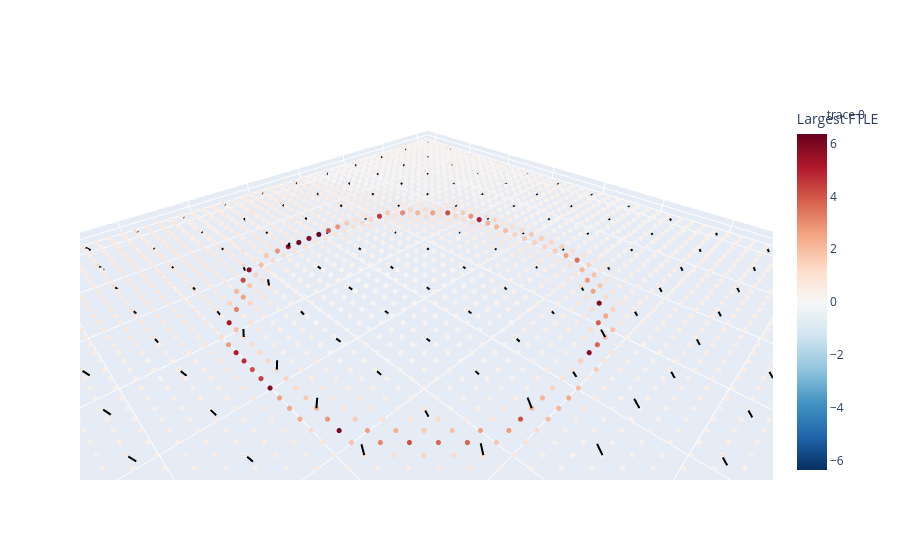

The notebook cell saved with this chart:
### Code cell
X3 = plane_points[:, :, 0]
Y3 = plane_points[:, :, 1]
Z3 = plane_points[:, :, 2]

m = np.max(np.abs(lyap_grid))

fig = go.Figure()

fig.add_trace(
    go.Scatter3d(
        x=X3.ravel(),
        y=Y3.ravel(),
        z=Z3.ravel(),
        mode='markers',
        marker=dict(
            size=3,
            color=lyap_grid.ravel(),
            colorscale='RdBu_r',
            cmin=-m,
            cmax=m,
            colorbar=dict(title='Largest FTLE')
        )
    )
)

skip = 4

for i in range(0, X3.shape[1], skip):
    for j in range(0, X3.shape[0], skip):

        x0 = X3[j,i]
        y0 = Y3[j,i]
        z0 = Z3[j,i]

        v = max_dirs[j,i]

        scale = 0.05
        fig.add_trace(
            go.Scatter3d(
                x=[x0, x0 + scale*v[0]],
                y=[y0, y0 + scale*v[1]],
                z=[z0, z0 + scale*v[2]],
                mode='lines',
                line=dict(color='black', width=4),
                showlegend=False
            )
        )

fig.update_layout(
    scene=dict(
        aspectmode='data',
        xaxis_title="x1",
        yaxis_title="x2"
    )
)

fig.show()

fig.write_html(
    save_dir / "general_72_unstd_3ds_1ftle_46.html",
    include_plotlyjs="cdn"
)

### Figure 1 — Plotly figure (JSON) as saved in the notebook; plotly's stock layout.template omitted (floating-point values rounded to 4 significant figures; data arrays with more than 128 entries replaced by an {"elided": "..."} marker saying what was removed)
{"data": [{"marker": {"cmax": 6.362, "cmin": -6.362, "color": {"elided": "2500 float values"}, "colorbar": {"title": {"text": "Largest FTLE"}}, "colorscale": [[0, "rgb(5,48,97)"], [0.1, "rgb(33,102,172)"], [0.2, "rgb(67,147,195)"], [0.3, "rgb(146,197,222)"], [0.4, "rgb(209,229,240)"], [0.5, "rgb(247,247,247)"], [0.6, "rgb(253,219,199)"], [0.7, "rgb(244,165,130)"], [0.8, "rgb(214,96,77)"], [0.9, "rgb(178,24,43)"], [1, "rgb(103,0,31)"]], "size": 3}, "mode": "markers", "type": "scatter3d", "x": {"elided": "2500 float values"}, "y": {"elided": "2500 float values"}, "z": {"elided": "2500 float values"}}, {"line": {"color": "black", "width": 4}, "mode": "lines", "showlegend": false, "type": "scatter3d", "x": [-2, -2.032], "y": [-2, -1.995], "z": [0, -0.03812]}, {"line": {"color": "black", "width": 4}, "mode": "lines", "showlegend": false, "type": "scatter3d", "x": [-2, -2.032], "y": [-1.673, -1.668], "z": [0, -0.03801]}, {"line": {"color": "black", "width": 4}, "mode": "lines", "showlegend": false, "type": "scatter3d", "x": [-2, -2.032], "y": [-1.347, -1.342], "z": [0, -0.03798]}, {"line": {"color": "black", "width": 4}, "mode": "lines", "showlegend": false, "type": "scatter3d", "x": [-2, -2.032], "y": [-1.02, -1.015], "z": [0, -0.0381]}, {"line": {"color": "black", "width": 4}, "mode": "lines", "showlegend": false, "type": "scatter3d", "x": [-2, -2.031], "y": [-0.6939, -0.6877], "z": [0, -0.03836]}, {"line": {"color": "black", "width": 4}, "mode": "lines", "showlegend": false, "type": "scatter3d", "x": [-2, -2.031], "y": [-0.3673, -0.359], "z": [0, -0.0386]}, {"line": {"color": "black", "width": 4}, "mode": "lines", "showlegend": false, "type": "scatter3d", "x": [-2, -2.031], "y": [-0.04082, -0.03287], "z": [0, -0.03877]}, {"line": {"color": "black", "width": 4}, "mode": "lines", "showlegend": false, "type": "scatter3d", "x": [-2, -2.03], "y": [0.2857, 0.2939], "z": [0, -0.03907]}, {"line": {"color": "black", "width": 4}, "mode": "lines", "showlegend": false, "type": "scatter3d", "x": [-2, -2.024], "y": [0.6122, 0.63], "z": [0, -0.03992]}, {"line": {"color": "black", "width": 4}, "mode": "lines", "showlegend": false, "type": "scatter3d", "x": [-2, -2.022], "y": [0.9388, 0.9588], "z": [0, -0.04026]}, {"line": {"color": "black", "width": 4}, "mode": "lines", "showlegend": false, "type": "scatter3d", "x": [-2, -2.018], "y": [1.265, 1.289], "z": [0, -0.04035]}, {"line": {"color": "black", "width": 4}, "mode": "lines", "showlegend": false, "type": "scatter3d", "x": [-2, -2.014], "y": [1.592, 1.619], "z": [0, -0.03931]}, {"line": {"color": "black", "width": 4}, "mode": "lines", "showlegend": false, "type": "scatter3d", "x": [-2, -2.014], "y": [1.918, 1.946], "z": [0, -0.03921]}, {"line": {"color": "black", "width": 4}, "mode": "lines", "showlegend": false, "type": "scatter3d", "x": [-1.673, -1.707], "y": [-2, -1.997], "z": [0, -0.037]}, {"line": {"color": "black", "width": 4}, "mode": "lines", "showlegend": false, "type": "scatter3d", "x": [-1.673, -1.706], "y": [-1.673, -1.669], "z": [0, -0.03781]}, {"line": {"color": "black", "width": 4}, "mode": "lines", "showlegend": false, "type": "scatter3d", "x": [-1.673, -1.705], "y": [-1.347, -1.342], "z": [0, -0.03845]}, {"line": {"color": "black", "width": 4}, "mode": "lines", "showlegend": false, "type": "scatter3d", "x": [-1.673, -1.705], "y": [-1.02, -1.016], "z": [0, -0.03819]}, {"line": {"color": "black", "width": 4}, "mode": "lines", "showlegend": false, "type": "scatter3d", "x": [-1.673, -1.705], "y": [-0.6939, -0.6879], "z": [0, -0.03832]}, {"line": {"color": "black", "width": 4}, "mode": "lines", "showlegend": false, "type": "scatter3d", "x": [-1.673, -1.704], "y": [-0.3673, -0.3596], "z": [0, -0.03862]}, {"line": {"color": "black", "width": 4}, "mode": "lines", "showlegend": false, "type": "scatter3d", "x": [-1.673, -1.704], "y": [-0.04082, -0.03284], "z": [0, -0.03877]}, {"line": {"color": "black", "width": 4}, "mode": "lines", "showlegend": false, "type": "scatter3d", "x": [-1.673, -1.703], "y": [0.2857, 0.2952], "z": [0, -0.03946]}, {"line": {"color": "black", "width": 4}, "mode": "lines", "showlegend": false, "type": "scatter3d", "x": [-1.673, -1.7], "y": [0.6122, 0.6252], "z": [0, -0.04021]}, {"line": {"color": "black", "width": 4}, "mode": "lines", "showlegend": false, "type": "scatter3d", "x": [-1.673, -1.694], "y": [0.9388, 0.9596], "z": [0, -0.04037]}, {"line": {"color": "black", "width": 4}, "mode": "lines", "showlegend": false, "type": "scatter3d", "x": [-1.673, -1.688], "y": [1.265, 1.292], "z": [0, -0.03978]}, {"line": {"color": "black", "width": 4}, "mode": "lines", "showlegend": false, "type": "scatter3d", "x": [-1.673, -1.685], "y": [1.592, 1.621], "z": [0, -0.03885]}, {"line": {"color": "black", "width": 4}, "mode": "lines", "showlegend": false, "type": "scatter3d", "x": [-1.673, -1.684], "y": [1.918, 1.948], "z": [0, -0.03909]}, {"line": {"color": "black", "width": 4}, "mode": "lines", "showlegend": false, "type": "scatter3d", "x": [-1.347, -1.379], "y": [-2, -1.996], "z": [0, -0.03802]}, {"line": {"color": "black", "width": 4}, "mode": "lines", "showlegend": false, "type": "scatter3d", "x": [-1.347, -1.379], "y": [-1.673, -1.67], "z": [0, -0.03795]}, {"line": {"color": "black", "width": 4}, "mode": "lines", "showlegend": false, "type": "scatter3d", "x": [-1.347, -1.38], "y": [-1.347, -1.345], "z": [0, -0.03739]}, {"line": {"color": "black", "width": 4}, "mode": "lines", "showlegend": false, "type": "scatter3d", "x": [-1.347, -1.379], "y": [-1.02, -1.017], "z": [0, -0.0382]}, {"line": {"color": "black", "width": 4}, "mode": "lines", "showlegend": false, "type": "scatter3d", "x": [-1.347, -1.379], "y": [-0.6939, -0.6888], "z": [0, -0.03842]}, {"line": {"color": "black", "width": 4}, "mode": "lines", "showlegend": false, "type": "scatter3d", "x": [-1.347, -1.378], "y": [-0.3673, -0.3609], "z": [0, -0.03858]}, {"line": {"color": "black", "width": 4}, "mode": "lines", "showlegend": false, "type": "scatter3d", "x": [-1.347, -1.377], "y": [-0.04082, -0.03206], "z": [0, -0.03901]}, {"line": {"color": "black", "width": 4}, "mode": "lines", "showlegend": false, "type": "scatter3d", "x": [-1.347, -1.376], "y": [0.2857, 0.2956], "z": [0, -0.03959]}, {"line": {"color": "black", "width": 4}, "mode": "lines", "showlegend": false, "type": "scatter3d", "x": [-1.347, -1.373], "y": [0.6122, 0.6253], "z": [0, -0.04031]}, {"line": {"color": "black", "width": 4}, "mode": "lines", "showlegend": false, "type": "scatter3d", "x": [-1.347, -1.363], "y": [0.9388, 0.9636], "z": [0, -0.04019]}, {"line": {"color": "black", "width": 4}, "mode": "lines", "showlegend": false, "type": "scatter3d", "x": [-1.347, -1.36], "y": [1.265, 1.293], "z": [0, -0.0394]}, {"line": {"color": "black", "width": 4}, "mode": "lines", "showlegend": false, "type": "scatter3d", "x": [-1.347, -1.358], "y": [1.592, 1.622], "z": [0, -0.03857]}, {"line": {"color": "black", "width": 4}, "mode": "lines", "showlegend": false, "type": "scatter3d", "x": [-1.347, -1.356], "y": [1.918, 1.949], "z": [0, -0.03852]}, {"line": {"color": "black", "width": 4}, "mode": "lines", "showlegend": false, "type": "scatter3d", "x": [-1.02, -1.053], "y": [-2, -1.997], "z": [0, -0.03761]}, {"line": {"color": "black", "width": 4}, "mode": "lines", "showlegend": false, "type": "scatter3d", "x": [-1.02, -1.053], "y": [-1.673, -1.671], "z": [0, -0.03791]}, {"line": {"color": "black", "width": 4}, "mode": "lines", "showlegend": false, "type": "scatter3d", "x": [-1.02, -1.053], "y": [-1.347, -1.344], "z": [0, -0.0378]}, {"line": {"color": "black", "width": 4}, "mode": "lines", "showlegend": false, "type": "scatter3d", "x": [-1.02, -1.053], "y": [-1.02, -1.019], "z": [0, -0.03782]}, {"line": {"color": "black", "width": 4}, "mode": "lines", "showlegend": false, "type": "scatter3d", "x": [-1.02, -1.052], "y": [-0.6939, -0.6941], "z": [0, -0.03889]}, {"line": {"color": "black", "width": 4}, "mode": "lines", "showlegend": false, "type": "scatter3d", "x": [-1.02, -1.052], "y": [-0.3673, -0.3672], "z": [0, -0.03864]}, {"line": {"color": "black", "width": 4}, "mode": "lines", "showlegend": false, "type": "scatter3d", "x": [-1.02, -1.051], "y": [-0.04082, -0.04036], "z": [0, -0.03953]}, {"line": {"color": "black", "width": 4}, "mode": "lines", "showlegend": false, "type": "scatter3d", "x": [-1.02, -1.051], "y": [0.2857, 0.291], "z": [0, -0.03946]}, {"line": {"color": "black", "width": 4}, "mode": "lines", "showlegend": false, "type": "scatter3d", "x": [-1.02, -1.045], "y": [0.6122, 0.6274], "z": [0, -0.04076]}, {"line": {"color": "black", "width": 4}, "mode": "lines", "showlegend": false, "type": "scatter3d", "x": [-1.02, -1.035], "y": [0.9388, 0.9651], "z": [0, -0.03982]}, {"line": {"color": "black", "width": 4}, "mode": "lines", "showlegend": false, "type": "scatter3d", "x": [-1.02, -1.032], "y": [1.265, 1.293], "z": [0, -0.03961]}, {"line": {"color": "black", "width": 4}, "mode": "lines", "showlegend": false, "type": "scatter3d", "x": [-1.02, -1.026], "y": [1.592, 1.624], "z": [0, -0.03778]}, {"line": {"color": "black", "width": 4}, "mode": "lines", "showlegend": false, "type": "scatter3d", "x": [-1.02, -1.029], "y": [1.918, 1.949], "z": [0, -0.03828]}, {"line": {"color": "black", "width": 4}, "mode": "lines", "showlegend": false, "type": "scatter3d", "x": [-0.6939, -0.7268], "y": [-2, -1.997], "z": [0, -0.03748]}, {"line": {"color": "black", "width": 4}, "mode": "lines", "showlegend": false, "type": "scatter3d", "x": [-0.6939, -0.7266], "y": [-1.673, -1.671], "z": [0, -0.03773]}, {"line": {"color": "black", "width": 4}, "mode": "lines", "showlegend": false, "type": "scatter3d", "x": [-0.6939, -0.7262], "y": [-1.347, -1.347], "z": [0, -0.03811]}, {"line": {"color": "black", "width": 4}, "mode": "lines", "showlegend": false, "type": "scatter3d", "x": [-0.6939, -0.7261], "y": [-1.02, -1.022], "z": [0, -0.03815]}, {"line": {"color": "black", "width": 4}, "mode": "lines", "showlegend": false, "type": "scatter3d", "x": [-0.6939, -0.7285], "y": [-0.6939, -0.7078], "z": [0, -0.0333]}, {"line": {"color": "black", "width": 4}, "mode": "lines", "showlegend": false, "type": "scatter3d", "x": [-0.6939, -0.7296], "y": [-0.3673, -0.3703], "z": [0, -0.03487]}, {"line": {"color": "black", "width": 4}, "mode": "lines", "showlegend": false, "type": "scatter3d", "x": [-0.6939, -0.7276], "y": [-0.04082, -0.03655], "z": [0, -0.03666]}, {"line": {"color": "black", "width": 4}, "mode": "lines", "showlegend": false, "type": "scatter3d", "x": [-0.6939, -0.7274], "y": [0.2857, 0.294], "z": [0, -0.0362]}, {"line": {"color": "black", "width": 4}, "mode": "lines", "showlegend": false, "type": "scatter3d", "x": [-0.6939, -0.7186], "y": [0.6122, 0.6271], "z": [0, -0.04085]}, {"line": {"color": "black", "width": 4}, "mode": "lines", "showlegend": false, "type": "scatter3d", "x": [-0.6939, -0.7095], "y": [0.9388, 0.9629], "z": [0, -0.04088]}, {"line": {"color": "black", "width": 4}, "mode": "lines", "showlegend": false, "type": "scatter3d", "x": [-0.6939, -0.7012], "y": [1.265, 1.296], "z": [0, -0.0386]}, {"line": {"color": "black", "width": 4}, "mode": "lines", "showlegend": false, "type": "scatter3d", "x": [-0.6939, -0.7008], "y": [1.592, 1.623], "z": [0, -0.03815]}, {"line": {"color": "black", "width": 4}, "mode": "lines", "showlegend": false, "type": "scatter3d", "x": [-0.6939, -0.7007], "y": [1.918, 1.95], "z": [0, -0.03812]}, {"line": {"color": "black", "width": 4}, "mode": "lines", "showlegend": false, "type": "scatter3d", "x": [-0.3673, -0.3998], "y": [-2, -2.001], "z": [0, -0.03806]}, {"line": {"color": "black", "width": 4}, "mode": "lines", "showlegend": false, "type": "scatter3d", "x": [-0.3673, -0.3985], "y": [-1.673, -1.675], "z": [0, -0.03904]}, {"line": {"color": "black", "width": 4}, "mode": "lines", "showlegend": false, "type": "scatter3d", "x": [-0.3673, -0.3988], "y": [-1.347, -1.348], "z": [0, -0.03886]}, {"line": {"color": "black", "width": 4}, "mode": "lines", "showlegend": false, "type": "scatter3d", "x": [-0.3673, -0.3911], "y": [-1.02, -1.034], "z": [0, -0.04176]}, {"line": {"color": "black", "width": 4}, "mode": "lines", "showlegend": false, "type": "scatter3d", "x": [-0.3673, -0.4021], "y": [-0.6939, -0.7013], "z": [0, -0.03517]}, {"line": {"color": "black", "width": 4}, "mode": "lines", "showlegend": false, "type": "scatter3d", "x": [-0.3673, -0.4016], "y": [-0.3673, -0.3651], "z": [0, -0.03637]}, {"line": {"color": "black", "width": 4}, "mode": "lines", "showlegend": false, "type": "scatter3d", "x": [-0.3673, -0.3989], "y": [-0.04082, -0.03172], "z": [0, -0.03773]}, {"line": {"color": "black", "width": 4}, "mode": "lines", "showlegend": false, "type": "scatter3d", "x": [-0.3673, -0.3975], "y": [0.2857, 0.298], "z": [0, -0.03796]}, {"line": {"color": "black", "width": 4}, "mode": "lines", "showlegend": false, "type": "scatter3d", "x": [-0.3673, -0.3957], "y": [0.6122, 0.6271], "z": [0, -0.03841]}, {"line": {"color": "black", "width": 4}, "mode": "lines", "showlegend": false, "type": "scatter3d", "x": [-0.3673, -0.356], "y": [0.9388, 0.9122], "z": [0, 0.0408]}, {"line": {"color": "black", "width": 4}, "mode": "lines", "showlegend": false, "type": "scatter3d", "x": [-0.3673, -0.3735], "y": [1.265, 1.297], "z": [0, -0.03841]}, {"line": {"color": "black", "width": 4}, "mode": "lines", "showlegend": false, "type": "scatter3d", "x": [-0.3673, -0.3739], "y": [1.592, 1.624], "z": [0, -0.03781]}, {"line": {"color": "black", "width": 4}, "mode": "lines", "showlegend": false, "type": "scatter3d", "x": [-0.3673, -0.3749], "y": [1.918, 1.949], "z": [0, -0.03845]}, {"line": {"color": "black", "width": 4}, "mode": "lines", "showlegend": false, "type": "scatter3d", "x": [-0.04082, -0.07403], "y": [-2, -2.002], "z": [0, -0.0373]}, {"line": {"color": "black", "width": 4}, "mode": "lines", "showlegend": false, "type": "scatter3d", "x": [-0.04082, -0.072], "y": [-1.673, -1.675], "z": [0, -0.03906]}, {"line": {"color": "black", "width": 4}, "mode": "lines", "showlegend": false, "type": "scatter3d", "x": [-0.04082, -0.07109], "y": [-1.347, -1.347], "z": [0, -0.0398]}, {"line": {"color": "black", "width": 4}, "mode": "lines", "showlegend": false, "type": "scatter3d", "x": [-0.04082, -0.04321], "y": [-1.02, -1.052], "z": [0, -0.03839]}, {"line": {"color": "black", "width": 4}, "mode": "lines", "showlegend": false, "type": "scatter3d", "x": [-0.04082, -0.07399], "y": [-0.6939, -0.6957], "z": [0, -0.03737]}, {"line": {"color": "black", "width": 4}, "mode": "lines", "showlegend": false, "type": "scatter3d", "x": [-0.04082, -0.07234], "y": [-0.3673, -0.36], "z": [0, -0.03812]}, {"line": {"color": "black", "width": 4}, "mode": "lines", "showlegend": false, "type": "scatter3d", "x": [-0.04082, -0.07118], "y": [-0.04082, -0.03038], "z": [0, -0.03833]}, {"line": {"color": "black", "width": 4}, "mode": "lines", "showlegend": false, "type": "scatter3d", "x": [-0.04082, -0.07092], "y": [0.2857, 0.2983], "z": [0, -0.03788]}, {"line": {"color": "black", "width": 4}, "mode": "lines", "showlegend": false, "type": "scatter3d", "x": [-0.04082, -0.0684], "y": [0.6122, 0.6281], "z": [0, -0.03857]}, {"line": {"color": "black", "width": 4}, "mode": "lines", "showlegend": false, "type": "scatter3d", "x": [-0.04082, -0.05479], "y": [0.9388, 0.9643], "z": [0, -0.04067]}, {"line": {"color": "black", "width": 4}, "mode": "lines", "showlegend": false, "type": "scatter3d", "x": [-0.04082, -0.0358], "y": [1.265, 1.234], "z": [0, 0.03862]}, {"line": {"color": "black", "width": 4}, "mode": "lines", "showlegend": false, "type": "scatter3d", "x": [-0.04082, -0.04563], "y": [1.592, 1.624], "z": [0, -0.03809]}, {"line": {"color": "black", "width": 4}, "mode": "lines", "showlegend": false, "type": "scatter3d", "x": [-0.04082, -0.04596], "y": [1.918, 1.951], "z": [0, -0.03793]}, {"line": {"color": "black", "width": 4}, "mode": "lines", "showlegend": false, "type": "scatter3d", "x": [0.2857, 0.254], "y": [-2, -2.002], "z": [0, -0.03862]}, {"line": {"color": "black", "width": 4}, "mode": "lines", "showlegend": false, "type": "scatter3d", "x": [0.2857, 0.2692], "y": [-1.673, -1.659], "z": [0, -0.04486]}, {"line": {"color": "black", "width": 4}, "mode": "lines", "showlegend": false, "type": "scatter3d", "x": [0.2857, 0.2566], "y": [-1.347, -1.345], "z": [0, -0.04061]}, {"line": {"color": "black", "width": 4}, "mode": "lines", "showlegend": false, "type": "scatter3d", "x": [0.2857, 0.2846], "y": [-1.02, -0.9917], "z": [0, 0.04089]}, {"line": {"color": "black", "width": 4}, "mode": "lines", "showlegend": false, "type": "scatter3d", "x": [0.2857, 0.2565], "y": [-0.6939, -0.6886], "z": [0, -0.04023]}, {"line": {"color": "black", "width": 4}, "mode": "lines", "showlegend": false, "type": "scatter3d", "x": [0.2857, 0.2568], "y": [-0.3673, -0.3598], "z": [0, -0.04008]}, {"line": {"color": "black", "width": 4}, "mode": "lines", "showlegend": false, "type": "scatter3d", "x": [0.2857, 0.2561], "y": [-0.04082, -0.03067], "z": [0, -0.03901]}, {"line": {"color": "black", "width": 4}, "mode": "lines", "showlegend": false, "type": "scatter3d", "x": [0.2857, 0.257], "y": [0.2857, 0.2979], "z": [0, -0.03908]}, {"line": {"color": "black", "width": 4}, "mode": "lines", "showlegend": false, "type": "scatter3d", "x": [0.2857, 0.2593], "y": [0.6122, 0.6276], "z": [0, -0.03957]}, {"line": {"color": "black", "width": 4}, "mode": "lines", "showlegend": false, "type": "scatter3d", "x": [0.2857, 0.2819], "y": [0.9388, 0.9085], "z": [0, 0.03964]}, {"line": {"color": "black", "width": 4}, "mode": "lines", "showlegend": false, "type": "scatter3d", "x": [0.2857, 0.2853], "y": [1.265, 1.234], "z": [0, 0.03877]}, {"line": {"color": "black", "width": 4}, "mode": "lines", "showlegend": false, "type": "scatter3d", "x": [0.2857, 0.2901], "y": [1.592, 1.56], "z": [0, 0.03811]}, {"line": {"color": "black", "width": 4}, "mode": "lines", "showlegend": false, "type": "scatter3d", "x": [0.2857, 0.283], "y": [1.918, 1.952], "z": [0, -0.03723]}, {"line": {"color": "black", "width": 4}, "mode": "lines", "showlegend": false, "type": "scatter3d", "x": [0.6122, 0.5811], "y": [-2, -2.001], "z": [0, -0.03908]}, {"line": {"color": "black", "width": 4}, "mode": "lines", "showlegend": false, "type": "scatter3d", "x": [0.6122, 0.5847], "y": [-1.673, -1.671], "z": [0, -0.04168]}, {"line": {"color": "black", "width": 4}, "mode": "lines", "showlegend": false, "type": "scatter3d", "x": [0.6122, 0.5882], "y": [-1.347, -1.346], "z": [0, -0.04385]}, {"line": {"color": "black", "width": 4}, "mode": "lines", "showlegend": false, "type": "scatter3d", "x": [0.6122, 0.6066], "y": [-1.02, -1.027], "z": [0, -0.04925]}, {"line": {"color": "black", "width": 4}, "mode": "lines", "showlegend": false, "type": "scatter3d", "x": [0.6122, 0.6132], "y": [-0.6939, -0.6849], "z": [0, 0.04918]}, {"line": {"color": "black", "width": 4}, "mode": "lines", "showlegend": false, "type": "scatter3d", "x": [0.6122, 0.5924], "y": [-0.3673, -0.3628], "z": [0, -0.04565]}, {"line": {"color": "black", "width": 4}, "mode": "lines", "showlegend": false, "type": "scatter3d", "x": [0.6122, 0.5861], "y": [-0.04082, -0.02851], "z": [0, -0.04082]}, {"line": {"color": "black", "width": 4}, "mode": "lines", "showlegend": false, "type": "scatter3d", "x": [0.6122, 0.5895], "y": [0.2857, 0.2989], "z": [0, -0.04252]}, {"line": {"color": "black", "width": 4}, "mode": "lines", "showlegend": false, "type": "scatter3d", "x": [0.6122, 0.6043], "y": [0.6122, 0.6312], "z": [0, -0.04556]}, {"line": {"color": "black", "width": 4}, "mode": "lines", "showlegend": false, "type": "scatter3d", "x": [0.6122, 0.6044], "y": [0.9388, 0.9152], "z": [0, 0.0434]}, {"line": {"color": "black", "width": 4}, "mode": "lines", "showlegend": false, "type": "scatter3d", "x": [0.6122, 0.61], "y": [1.265, 1.233], "z": [0, 0.03778]}, {"line": {"color": "black", "width": 4}, "mode": "lines", "showlegend": false, "type": "scatter3d", "x": [0.6122, 0.6131], "y": [1.592, 1.559], "z": [0, 0.03805]}, {"line": {"color": "black", "width": 4}, "mode": "lines", "showlegend": false, "type": "scatter3d", "x": [0.6122, 0.613], "y": [1.918, 1.885], "z": [0, 0.03725]}, {"line": {"color": "black", "width": 4}, "mode": "lines", "showlegend": false, "type": "scatter3d", "x": [0.9388, 0.9113], "y": [-2, -2.003], "z": [0, -0.04168]}, {"line": {"color": "black", "width": 4}, "mode": "lines", "showlegend": false, "type": "scatter3d", "x": [0.9388, 0.9164], "y": [-1.673, -1.665], "z": [0, -0.04383]}, {"line": {"color": "black", "width": 4}, "mode": "lines", "showlegend": false, "type": "scatter3d", "x": [0.9388, 0.9207], "y": [-1.347, -1.341], "z": [0, -0.04627]}, {"line": {"color": "black", "width": 4}, "mode": "lines", "showlegend": false, "type": "scatter3d", "x": [0.9388, 0.9223], "y": [-1.02, -1.014], "z": [0, -0.04684]}, {"line": {"color": "black", "width": 4}, "mode": "lines", "showlegend": false, "type": "scatter3d", "x": [0.9388, 0.9242], "y": [-0.6939, -0.6857], "z": [0, -0.04714]}, {"line": {"color": "black", "width": 4}, "mode": "lines", "showlegend": false, "type": "scatter3d", "x": [0.9388, 0.9294], "y": [-0.3673, -0.3658], "z": [0, 0.0491]}, {"line": {"color": "black", "width": 4}, "mode": "lines", "showlegend": false, "type": "scatter3d", "x": [0.9388, 0.9254], "y": [-0.04082, -0.04438], "z": [0, 0.04804]}, {"line": {"color": "black", "width": 4}, "mode": "lines", "showlegend": false, "type": "scatter3d", "x": [0.9388, 0.9218], "y": [0.2857, 0.2783], "z": [0, 0.04645]}, {"line": {"color": "black", "width": 4}, "mode": "lines", "showlegend": false, "type": "scatter3d", "x": [0.9388, 0.9345], "y": [0.6122, 0.5955], "z": [0, 0.0469]}, {"line": {"color": "black", "width": 4}, "mode": "lines", "showlegend": false, "type": "scatter3d", "x": [0.9388, 0.9322], "y": [0.9388, 0.961], "z": [0, -0.0443]}, {"line": {"color": "black", "width": 4}, "mode": "lines", "showlegend": false, "type": "scatter3d", "x": [0.9388, 0.9389], "y": [1.265, 1.235], "z": [0, 0.0395]}, {"line": {"color": "black", "width": 4}, "mode": "lines", "showlegend": false, "type": "scatter3d", "x": [0.9388, 0.9368], "y": [1.592, 1.559], "z": [0, 0.0379]}, {"line": {"color": "black", "width": 4}, "mode": "lines", "showlegend": false, "type": "scatter3d", "x": [0.9388, 0.9384], "y": [1.918, 1.887], "z": [0, 0.03857]}, {"line": {"color": "black", "width": 4}, "mode": "lines", "showlegend": false, "type": "scatter3d", "x": [1.265, 1.235], "y": [-2, -2.0], "z": [0, -0.03986]}, {"line": {"color": "black", "width": 4}, "mode": "lines", "showlegend": false, "type": "scatter3d", "x": [1.265, 1.245], "y": [-1.673, -1.667], "z": [0, -0.04522]}, {"line": {"color": "black", "width": 4}, "mode": "lines", "showlegend": false, "type": "scatter3d", "x": [1.265, 1.249], "y": [-1.347, -1.339], "z": [0, -0.04646]}, {"line": {"color": "black", "width": 4}, "mode": "lines", "showlegend": false, "type": "scatter3d", "x": [1.265, 1.251], "y": [-1.02, -1.012], "z": [0, -0.04717]}, {"line": {"color": "black", "width": 4}, "mode": "lines", "showlegend": false, "type": "scatter3d", "x": [1.265, 1.255], "y": [-0.6939, -0.6816], "z": [0, -0.04734]}, {"line": {"color": "black", "width": 4}, "mode": "lines", "showlegend": false, "type": "scatter3d", "x": [1.265, 1.247], "y": [-0.3673, -0.3526], "z": [0, -0.04423]}, {"line": {"color": "black", "width": 4}, "mode": "lines", "showlegend": false, "type": "scatter3d", "x": [1.265, 1.251], "y": [-0.04082, -0.02605], "z": [0, -0.04559]}, {"line": {"color": "black", "width": 4}, "mode": "lines", "showlegend": false, "type": "scatter3d", "x": [1.265, 1.25], "y": [0.2857, 0.2982], "z": [0, -0.0458]}, {"line": {"color": "black", "width": 4}, "mode": "lines", "showlegend": false, "type": "scatter3d", "x": [1.265, 1.252], "y": [0.6122, 0.6283], "z": [0, -0.04534]}, {"line": {"color": "black", "width": 4}, "mode": "lines", "showlegend": false, "type": "scatter3d", "x": [1.265, 1.256], "y": [0.9388, 0.9611], "z": [0, -0.04372]}, {"line": {"color": "black", "width": 4}, "mode": "lines", "showlegend": false, "type": "scatter3d", "x": [1.265, 1.265], "y": [1.265, 1.235], "z": [0, 0.04007]}, {"line": {"color": "black", "width": 4}, "mode": "lines", "showlegend": false, "type": "scatter3d", "x": [1.265, 1.265], "y": [1.592, 1.56], "z": [0, 0.03852]}, {"line": {"color": "black", "width": 4}, "mode": "lines", "showlegend": false, "type": "scatter3d", "x": [1.265, 1.264], "y": [1.918, 1.886], "z": [0, 0.03806]}, {"line": {"color": "black", "width": 4}, "mode": "lines", "showlegend": false, "type": "scatter3d", "x": [1.592, 1.573], "y": [-2, -2.001], "z": [0, -0.04612]}, {"line": {"color": "black", "width": 4}, "mode": "lines", "showlegend": false, "type": "scatter3d", "x": [1.592, 1.573], "y": [-1.673, -1.665], "z": [0, -0.04541]}, {"line": {"color": "black", "width": 4}, "mode": "lines", "showlegend": false, "type": "scatter3d", "x": [1.592, 1.573], "y": [-1.347, -1.339], "z": [0, -0.04549]}, {"line": {"color": "black", "width": 4}, "mode": "lines", "showlegend": false, "type": "scatter3d", "x": [1.592, 1.578], "y": [-1.02, -1.007], "z": [0, -0.04632]}, {"line": {"color": "black", "width": 4}, "mode": "lines", "showlegend": false, "type": "scatter3d", "x": [1.592, 1.572], "y": [-0.6939, -0.6806], "z": [0, -0.04411]}, {"line": {"color": "black", "width": 4}, "mode": "lines", "showlegend": false, "type": "scatter3d", "x": [1.592, 1.574], "y": [-0.3673, -0.3523], "z": [0, -0.04426]}, {"line": {"color": "black", "width": 4}, "mode": "lines", "showlegend": false, "type": "scatter3d", "x": [1.592, 1.574], "y": [-0.04082, -0.02743], "z": [0, -0.04491]}, {"line": {"color": "black", "width": 4}, "mode": "lines", "showlegend": false, "type": "scatter3d", "x": [1.592, 1.576], "y": [0.2857, 0.2983], "z": [0, -0.04557]}, {"line": {"color": "black", "width": 4}, "mode": "lines", "showlegend": false, "type": "scatter3d", "x": [1.592, 1.579], "y": [0.6122, 0.6283], "z": [0, -0.04564]}, {"line": {"color": "black", "width": 4}, "mode": "lines", "showlegend": false, "type": "scatter3d", "x": [1.592, 1.594], "y": [0.9388, 0.9103], "z": [0, 0.04109]}, {"line": {"color": "black", "width": 4}, "mode": "lines", "showlegend": false, "type": "scatter3d", "x": [1.592, 1.589], "y": [1.265, 1.235], "z": [0, 0.03968]}, {"line": {"color": "black", "width": 4}, "mode": "lines", "showlegend": false, "type": "scatter3d", "x": [1.592, 1.586], "y": [1.592, 1.558], "z": [0, 0.0359]}, {"line": {"color": "black", "width": 4}, "mode": "lines", "showlegend": false, "type": "scatter3d", "x": [1.592, 1.587], "y": [1.918, 1.886], "z": [0, 0.03743]}, {"line": {"color": "black", "width": 4}, "mode": "lines", "showlegend": false, "type": "scatter3d", "x": [1.918, 1.9], "y": [-2, -1.992], "z": [0, -0.04573]}, {"line": {"color": "black", "width": 4}, "mode": "lines", "showlegend": false, "type": "scatter3d", "x": [1.918, 1.904], "y": [-1.673, -1.669], "z": [0, -0.04762]}, {"line": {"color": "black", "width": 4}, "mode": "lines", "showlegend": false, "type": "scatter3d", "x": [1.918, 1.904], "y": [-1.347, -1.334], "z": [0, -0.04606]}, {"line": {"color": "black", "width": 4}, "mode": "lines", "showlegend": false, "type": "scatter3d", "x": [1.918, 1.902], "y": [-1.02, -1.007], "z": [0, -0.04535]}, {"line": {"color": "black", "width": 4}, "mode": "lines", "showlegend": false, "type": "scatter3d", "x": [1.918, 1.9], "y": [-0.6939, -0.6795], "z": [0, -0.04434]}, {"line": {"color": "black", "width": 4}, "mode": "lines", "showlegend": false, "type": "scatter3d", "x": [1.918, 1.9], "y": [-0.3673, -0.3525], "z": [0, -0.04424]}, {"line": {"color": "black", "width": 4}, "mode": "lines", "showlegend": false, "type": "scatter3d", "x": [1.918, 1.902], "y": [-0.04082, -0.0266], "z": [0, -0.04491]}, {"line": {"color": "black", "width": 4}, "mode": "lines", "showlegend": false, "type": "scatter3d", "x": [1.918, 1.901], "y": [0.2857, 0.2992], "z": [0, -0.04497]}, {"line": {"color": "black", "width": 4}, "mode": "lines", "showlegend": false, "type": "scatter3d", "x": [1.918, 1.907], "y": [0.6122, 0.6307], "z": [0, -0.04516]}, {"line": {"color": "black", "width": 4}, "mode": "lines", "showlegend": false, "type": "scatter3d", "x": [1.918, 1.923], "y": [0.9388, 0.9137], "z": [0, 0.043]}, {"line": {"color": "black", "width": 4}, "mode": "lines", "showlegend": false, "type": "scatter3d", "x": [1.918, 1.915], "y": [1.265, 1.234], "z": [0, 0.03907]}, {"line": {"color": "black", "width": 4}, "mode": "lines", "showlegend": false, "type": "scatter3d", "x": [1.918, 1.911], "y": [1.592, 1.558], "z": [0, 0.03614]}, {"line": {"color": "black", "width": 4}, "mode": "lines", "showlegend": false, "type": "scatter3d", "x": [1.918, 1.913], "y": [1.918, 1.886], "z": [0, 0.0374]}], "layout": {"scene": {"aspectmode": "data", "xaxis": {"title": {"text": "x1"}}, "yaxis": {"title": {"text": "x2"}}}}}
